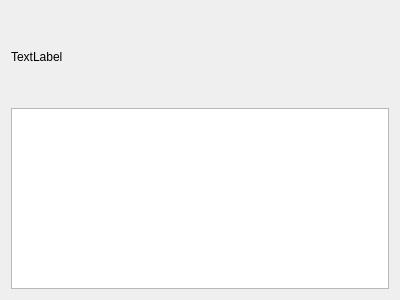
<?xml version="1.0" encoding="UTF-8"?>
<ui version="4.0">
 <class>AboutDialog</class>
 <widget class="QDialog" name="AboutDialog">
  <property name="geometry">
   <rect>
    <x>0</x>
    <y>0</y>
    <width>400</width>
    <height>300</height>
   </rect>
  </property>
  <property name="windowTitle">
   <string>AboutDialog</string>
  </property>
  <layout class="QVBoxLayout" name="verticalLayout" stretch="1,2">
   <item>
    <widget class="QLabel" name="imageLabel">
     <property name="text">
      <string>TextLabel</string>
     </property>
    </widget>
   </item>
   <item>
    <widget class="QTextBrowser" name="textBrowser"/>
   </item>
  </layout>
 </widget>
 <resources/>
 <connections/>
</ui>
